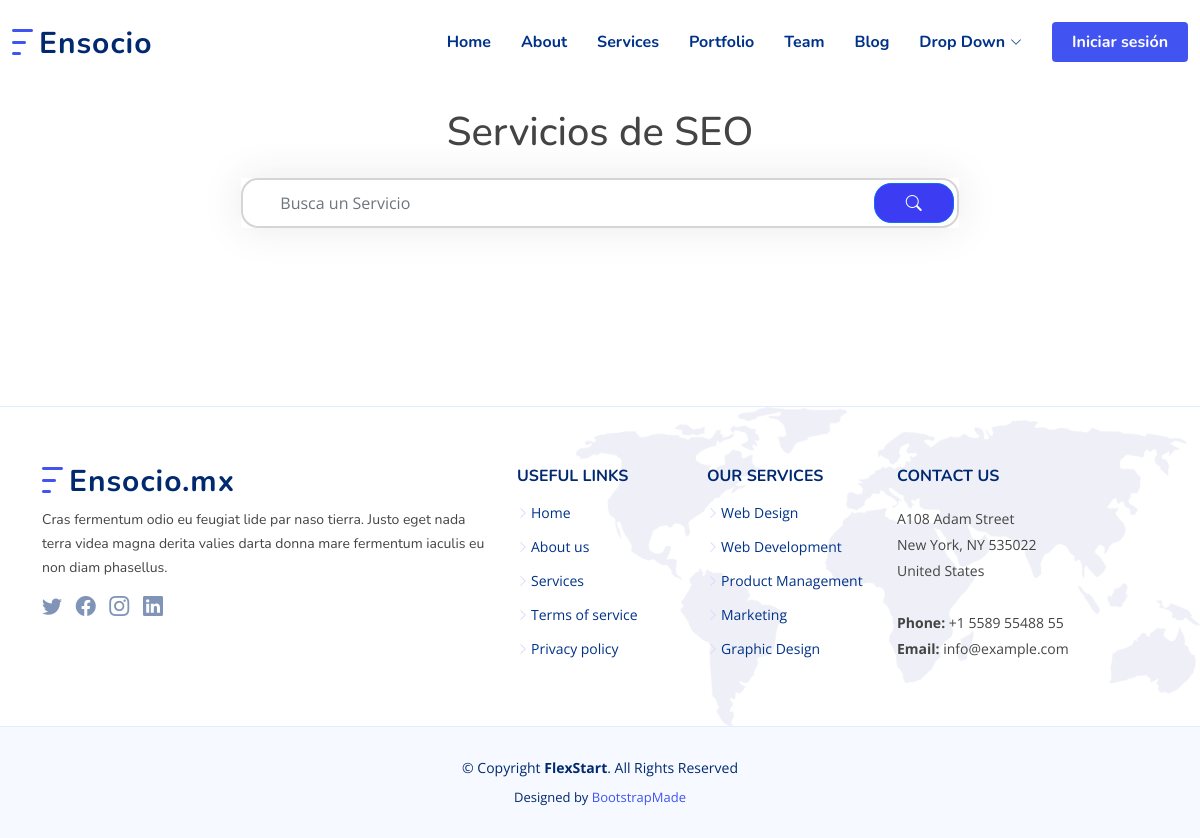
Page /category_list/7 on the earlier database version.
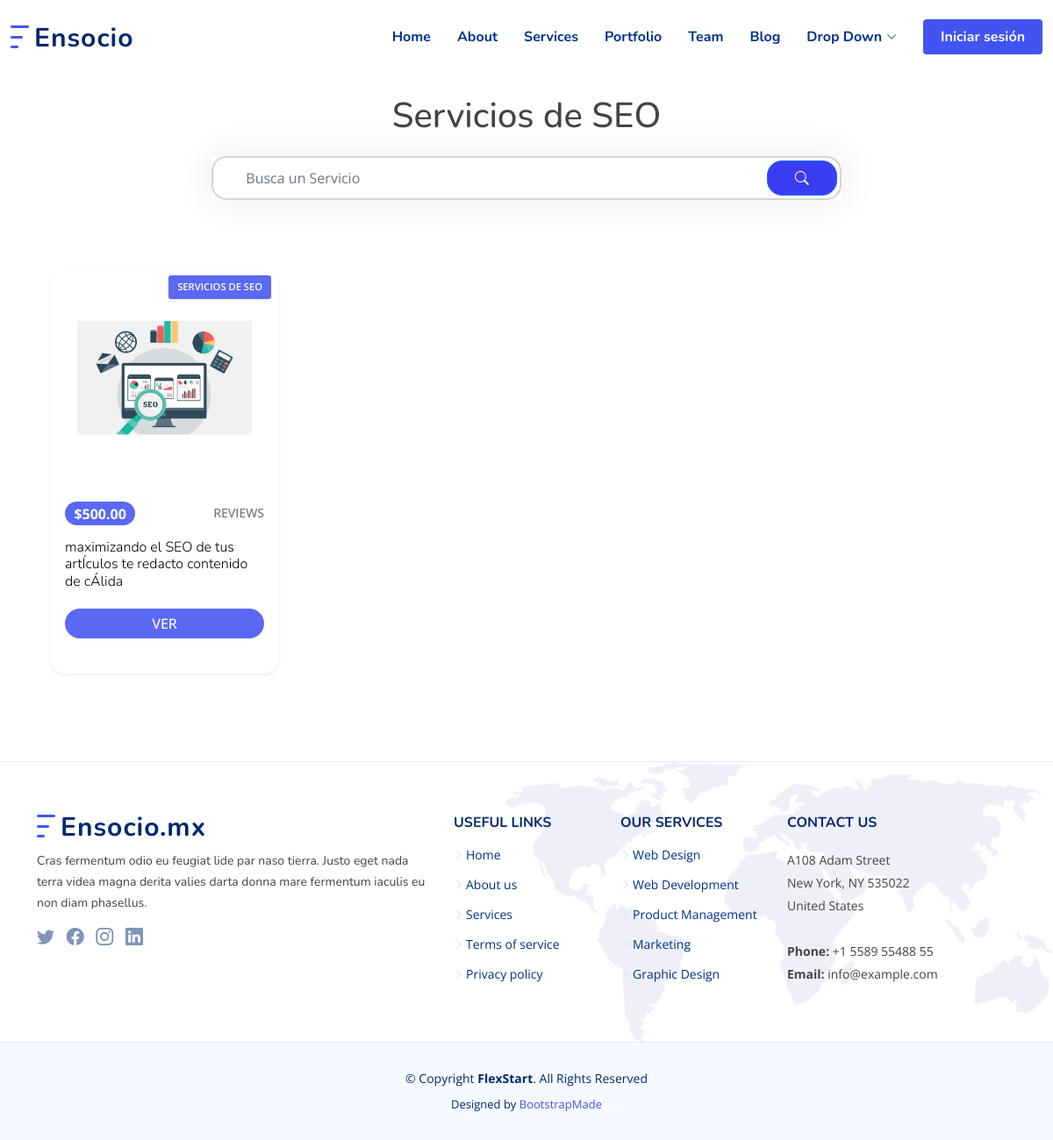
Same page on the later database version.
### store/models.py (models this page shows, shortened)
class Post(models.Model):
    category = models.ForeignKey(Category, related_name='product', on_delete=models.CASCADE, null=True)
    title = models.CharField(max_length=255)
    content = models.TextField(max_length=1599)
    detailed_description = RichTextField(null=True)
    STATUS_CHOICES = (
        ('1 día', '1 día'),
        ('2 días', '2 días'),
        ('3 días', '3 días'),
        ('4 días', '4 días'),
        ('5 días', '5 días'),
        ('6 días', '6 días'),
        ('1 semana', '1 semana'),
        ('2 semanas', '2 semanas'),
        ('3 semanas', '3 semanas'),
        ('1 mes', '1 mes'),
        ('2 meses', '2 meses'),
    )
    delivery_time = models.CharField(max_length=20, choices=STATUS_CHOICES, default='1 día')
    author = models.ForeignKey(User, on_delete=models.CASCADE)
    image = models.ImageField(upload_to='images/', default='images/default_p_img.jpg', null=True)
    image2 = models.ImageField(upload_to='images/', default='images/default_p_img.jpg', null=True)
    image3 = models.ImageField(upload_to='images/', default='images/default_p_img.jpg', null=True)
    price = models.IntegerField(default=0, null=True)
    is_active = models.BooleanField(default=True, null=True)
    created_at = models.DateTimeField(auto_now_add=True)
    updated = models.DateTimeField(auto_now=True, null=True)
    favorite = models.ManyToManyField(User, related_name='favorites', blank=True)
    likes = models.ManyToManyField(User, related_name='likes')
    dislikes = models.ManyToManyField(User, related_name='dislikes')
    class Meta:
        verbose_name_plural = 'Posts'
        ordering = ('-created_at',)
    def get_display_price(self):
        return "{0:.2f}".format(self.price / 100)

class Category(models.Model):
    name = models.CharField(max_length=200, db_index=True)
    category_image = models.ImageField(upload_to='cIcons/', null=True)
    updated = models.DateTimeField(auto_now=True)
    created = models.DateTimeField(auto_now_add=True)
    class Meta:
        verbose_name_plural = 'categories'
    def __str__(self):
        return self.name

### store/views.py (the view)
# urls.py: path('category_list/<int:pk>', views.category_list, name='category_list'),
def category_list(request, pk):
    if request.method == 'POST':
        query = request.POST.get('search')
        results = Post.objects.filter(title__icontains=query)
        categories = Category.objects.all()
        category = get_object_or_404(Category, pk=pk)
        posts = Post.objects.filter(category=category)
        context = {
            'categories': categories,
            'category': category,
            'posts': posts,
            'results': results,
        }
        return render(request, 'service/category.html', context)
    else:
        categories = Category.objects.all()
        category = get_object_or_404(Category, pk=pk)
        posts = Post.objects.filter(category=category)
        context = {
            'categories': categories,
            'category': category,
            'posts': posts,
        }
        return render(request, 'service/category.html', context)

### templates/service/category.html (shortened to what this page needs)
{% extends '../base.html' %}
{% load static %}
{% block content %}
<br><br>
<section class="container-fluid d-flex align-items-center justify-content-between">
    <div class="container">
        <center>
            <h1>{{ category }}</h1>
        </center>
        <div style="padding: 14px;" class="container">
            <div class="row height d-flex justify-content-center align-items-center">
                <div class="col-md-8">
                    <div class="search">
                        <form action="{% url 'search' %}" method="post">
                            <input name="search" type="text" class="form-control" placeholder="Busca un Servicio">
                            <button value="submit" class="btn btn-primary"><i class="bi bi-search"></i></button>
                        </form>
                    </div>
                </div>
            </div>
        </div>
        <div class="tab-pane fade show active" id="nav-home" role="tabpanel" aria-labelledby="nav-home-tab">
            <br>
            <div class="container-fluid bg-trasparent my-4 p-3" style="position: relative">
                <div class="row row-cols-1 row-cols-xs-2 row-cols-sm-2 row-cols-lg-4 g-3">
                    {% for post in posts %}
                    <div class="col hp">
                        <div class="card h-100 shadow-sm">
                            <a href="{% url 'post_detail' post.pk %}">
                                <img src="{{ post.image.url }}" class="card-img-top" alt="product.title" />
                            </a>
                            <div style="background-color: #5969f3;" class="label-top shadow-sm">
                                <a class="text-white" href="{% url 'category_list' post.category.pk %}">{{ post.category }}</a>
                            </div>
                            <div class="card-body">
                                <div class="clearfix mb-3">
                                    <span class="float-start badge rounded-pill bg-success">${{ post.get_display_price }}</span>
                                    <span class="float-end"><a href="#" class="small text-muted text-uppercase aff-link">reviews</a></span>
                                </div>
                                <h5 class="card-title">
                                    <a href="{% url 'post_detail' post.pk %}">{{ post.title|slice:"67" }}</a>
                                </h5>
                                <div class="d-grid gap-2 my-4">
                                    <a style="color: white;"  href="{% url 'post_detail' post.pk %}" class="btn btn-warning bold-btn">Ver</a>
                                </div>
                            </div>
                        </div>
                    </div>
                    {% endfor %}
                </div>
            </div>
        </div>
    </div>
</section>
{% endblock %}

Differences in the rows shown:
added Post: image (picture), category "SERVICIOS DE SEO", get_display_price "500.00", title "maximizando el SEO de tus artÍculos te redacto contenido de cÁlida"
